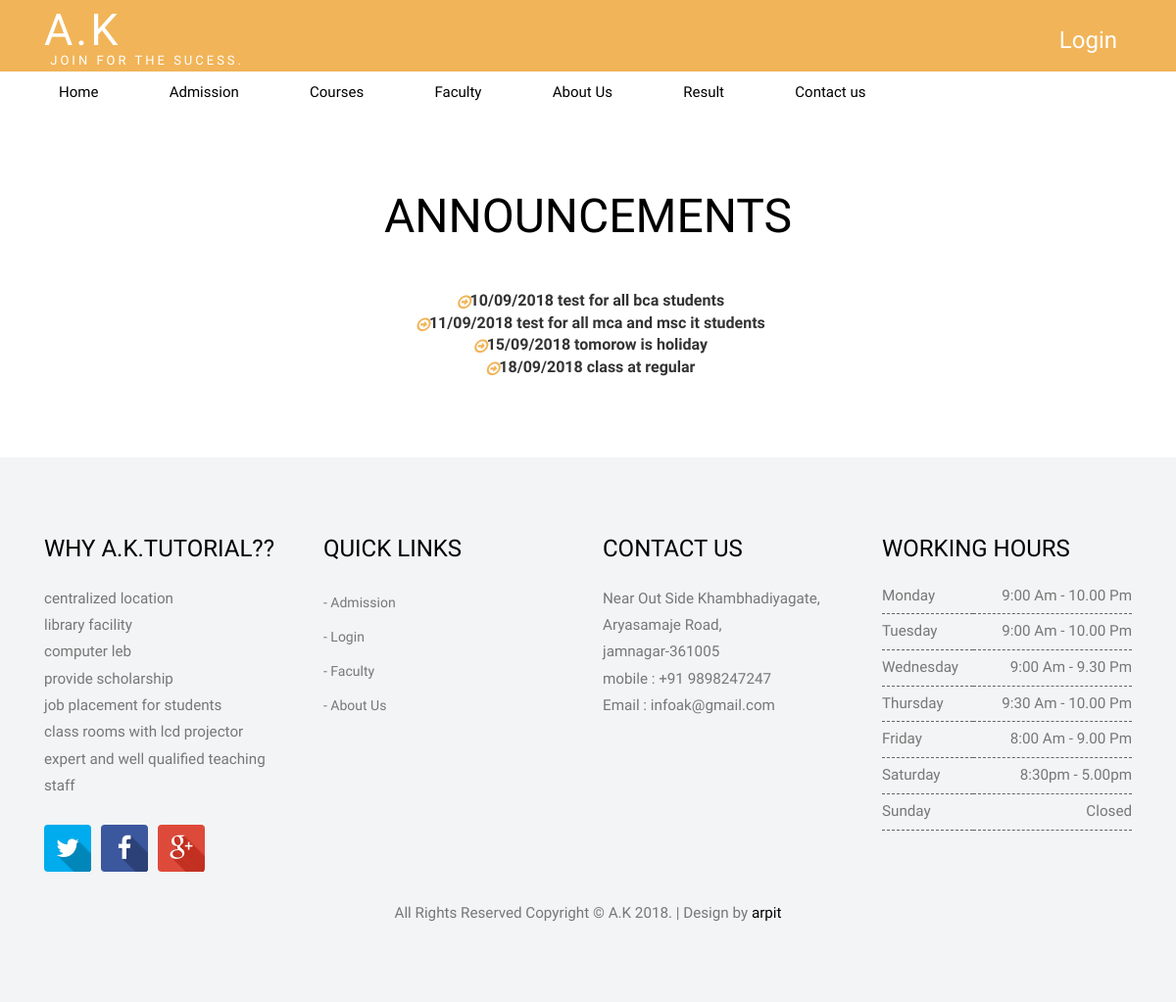
The app's page /announcements.php with its own data.
### tables this page shows
CREATE TABLE `announcements` (
  `id` int(5) NOT NULL,
  `date` varchar(15) NOT NULL,
  `announce` varchar(1000) NOT NULL
);

### announcements.php (the view, shortened to what this page needs)
<?php
include("header.php");
?>
<!DOCTYPE HTML>
<html>
    <head>
    </head>
<body>
<div class="bottom_content">
   	 <h3>ANNOUNCEMENTS</h3>
      <div class="announce">
          <div class="section-content" align="center">
          <?php
          $s=mysql_query("select * from announcements");
          while($row = mysql_fetch_array($s))
          { ?>
                        <article>
                            <div>
                                <figure class="date"><b><i class="read-more"></i><?php echo $row["date"]; ?> <?php echo $row["announce"]; ?> </b></figure>
                            </div>
                        </article>
          <?php
          }?>
              </div>
                    </div>
        </div>
<?php
include("footer.php");
?>
    </body>
</html>

### css/style.css (style rules this page uses)
h4, h5, h6, h1, h2, h3 { margin-top: 0; }
html, body { font-family: 'PT Sans Narrow', sans-serif; font-size: 100%; background:#fff; }
.read-more:after { text-shadow: none; -webkit-font-smoothing: antialiased; font-family: 'fontawesome'; speak: none; font-weight: normal; font-variant: normal; line-height: 1; text-transform: none; -moz-transition: 0.4s; -o-transition: 0.4s; -webkit-transition: 0.4s; transition: 0.4s; color:#f1b458; content: "\f18e"; display: inline-block; font-size: 16px; margin-left: 5px; position: relative; top: 2px; }
.bottom_content { padding:5em 0; }
.bottom_content h3 { color:#000; font-size:3em; text-transform:uppercase; margin:0em 0 1em; text-align:center; position:relative; }
figure, figcaption, img, h2, p, i, .person-social { -webkit-transition: all .5s; transition: all .5s; }

### records on screen
announcements: date "10/09/2018", announce "test for all bca students"
announcements: date "11/09/2018", announce "test for all mca and msc it students"
announcements: date "15/09/2018", announce "tomorow is holiday"
announcements: date "18/09/2018", announce "class at regular"
